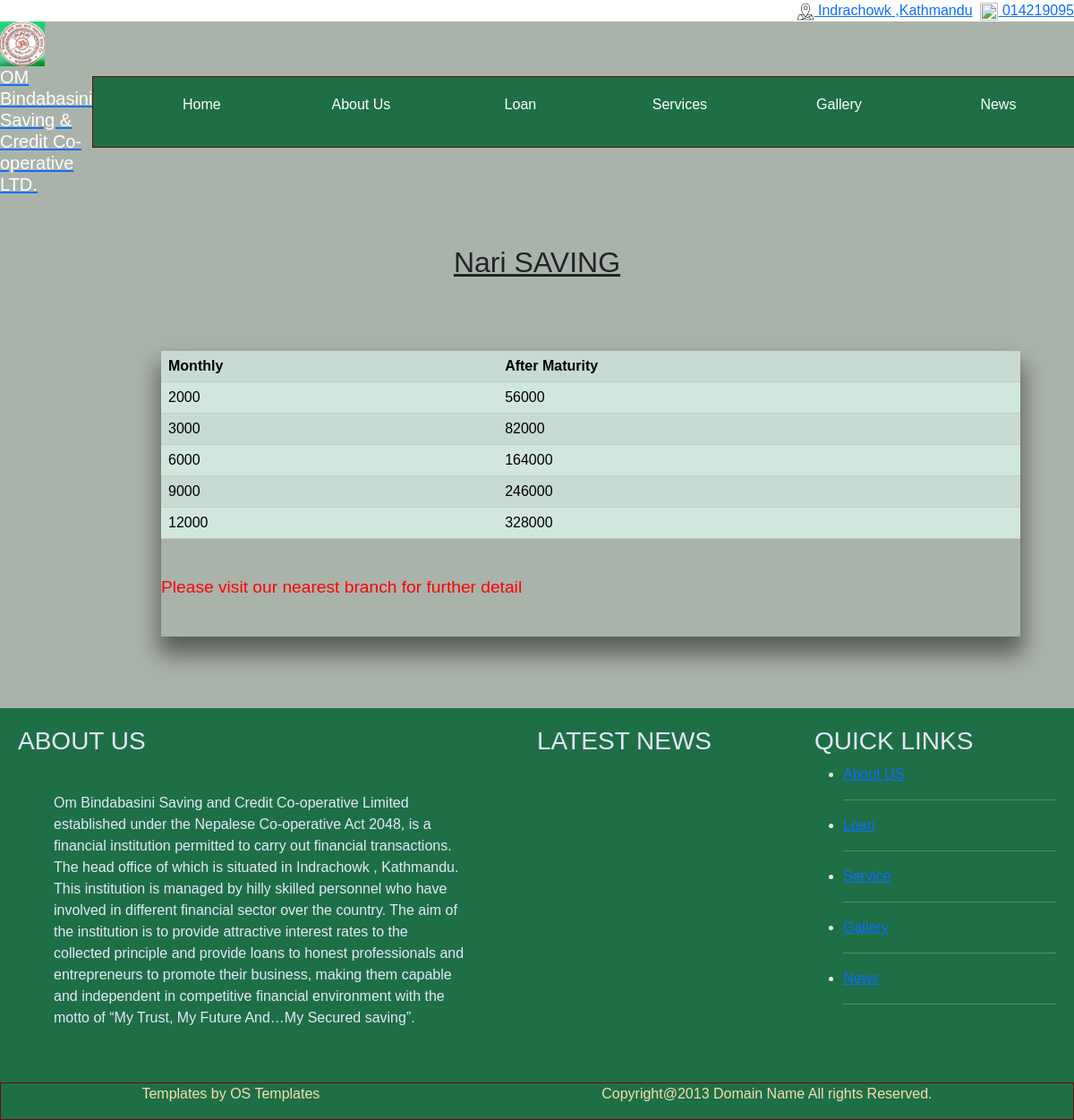
The app's page /nari.php with its own data.
### tables this page shows
CREATE TABLE `nari_bachat` (
  `id` int(11) NOT NULL,
  `monthly` varchar(10) DEFAULT NULL,
  `maturity` varchar(15) DEFAULT NULL
);

CREATE TABLE `aboutus` (
  `Ab_id` int(11) NOT NULL,
  `Ab_title` varchar(50) DEFAULT NULL,
  `Ab_content` varchar(1000) DEFAULT NULL,
  `Ab_img` blob DEFAULT NULL
);

### nari.php (the view, shortened to what this page needs)
<html>
    <head>
        <link href="https://cdn.jsdelivr.net/npm/bootstrap@5.1.1/dist/css/bootstrap.min.css" rel="stylesheet">
	<link rel="stylesheet" href="css/style.css">
</head>
<body>
    <?php include('portion/menu.php'); ?>
    <br><br>
    <u><h2 align=center>Nari SAVING</h2></u>
    <div class="about-sec-tb">
    <table class="table table-success table-striped">
  <tr>
      <th>Monthly </th>
      <th>After Maturity</th>
  </tr>
    <?php
$con = mysqli_connect('localhost','root','') or die(mysqli_error($con));
mysqli_select_db($con,'finance') or die(mysqli_error($con));
$query = "SELECT * FROM nari_bachat";
$result = mysqli_query($con,$query)or die(mysqli_error($con));
while ($arr = mysqli_fetch_array($result,MYSQLI_ASSOC)) {
    ?>
    <tr>
      <td><?php echo $arr['monthly']; ?></td>
      <td><?php echo $arr['maturity']; }?></td>
  </tr>
</table>
<br>
<p style="color:red; font-size:120%">Please visit our nearest branch for further detail</p>
<br>
</div>
    <?php include('portion/footer.php'); ?>
</body>
</html>

### portion/footer.php (shortened to what this page needs)
<div class="container-footer-here">
    <div name="ContactUs" class="contact">
        <h3 class="heading">ABOUT US</h3>
        <div class="aboutus-footer">
            <?php
            $con = mysqli_connect('localhost', 'root', '') or die(mysqli_error($con));
            mysqli_select_db($con, 'finance') or die(mysqli_error($con));
            $query = "SELECT * FROM aboutus where Ab_title='Introduction'";
            $result = mysqli_query($con, $query) or die(mysqli_error($con));
            $arr = mysqli_fetch_array($result, MYSQLI_ASSOC);
            ?>
            <div class="about-intro-sec">
                <?php echo $arr['Ab_content'];  ?>
            </div>
        </div>
    </div>
    <div name="blogs" class="blog">
        <h3 class="heading">LATEST NEWS</h3>
    </div>
    <div name="blogs" class="link">
        <h3 class="heading">QUICK LINKS</h3>
        <ul>
            <li><a href="aboutus.php">About US</a></li>
            <hr>
            <li><a href="loan.php">Loan</a></li>
            <hr>
            <li><a href="365days.php">Service</a></li>
            <hr>
            <li><a href="">Gallery</a></li>
            <hr>
            <li><a href="">News</a></li>
            <hr>
        </ul>
    </div>
</div>
<div name="main_footer" class="footer-rt d-flex  align-items-center  justify-content-around">
    <p style="float: right">Templates by OS Templates</p>
    <p>Copyright@2013 Domain Name All rights Reserved.</p>
</div>

### css/style.css (style rules this page uses)
* { padding: 0; margin: 0; }
body { background-color:#aab3aa ; box-sizing: border-box; font-family: sans-serif; }
.container-footer-here { display: flex; background-color: #1e6f46; color: lavender; }
.container-footer-here div { padding: 10px; margin: 10px; }
.link { flex: 1; }
.blog { flex: 1; }
.contact { flex: 2; }
.footer-rt { background-color:#1e6f46; width: 100%; border: 1px solid #690a0e; color: wheat; }
.about-sec-tb { margin-top: 10vh; margin-left: 22.5vh; margin-bottom: 10vh; border: 1px black; width: 80%; -webkit-box-shadow: 0px 17px 23px 3px rgba(26,25,25,0.55); -moz-box-shadow: 0px 17px 23px 3px rgba(26,25,25,0.55); box-shadow: 0px 17px 23px 3px rgba(26,25,25,0.55); }

### records on screen
nari_bachat: monthly "2000", maturity "56000"
nari_bachat: monthly "3000", maturity "82000"
nari_bachat: monthly "6000", maturity "164000"
nari_bachat: monthly "9000", maturity "246000"
nari_bachat: monthly "12000", maturity "328000"
aboutus: Ab_content "Om Bindabasini Saving and Credit Co-operative Limited established under the Nepalese Co-operative Act 2048, is a financial institution permitted to carry out financial transactions. The head office of which is situated in Indrachowk , Kathmandu. This institution is managed by hilly skilled personnel who have involved in different financial sector over the country. The aim of the institution is to provide attractive interest rates to the collected principle and provide loans to honest professionals and entrepreneurs to promote their business, making them capable and independent in competitive financial environment with the motto of “My Trust, My Future And…My Secured saving”."
